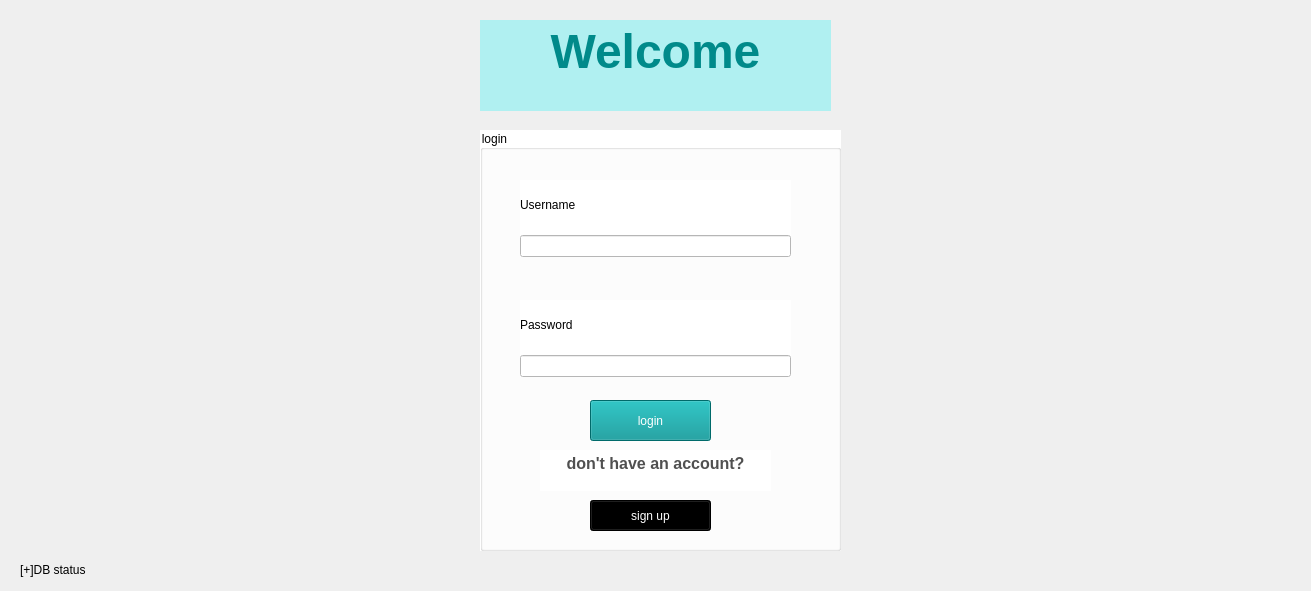
<?xml version="1.0" encoding="UTF-8"?>
<ui version="4.0">
 <class>login</class>
 <widget class="QWidget" name="login">
  <property name="geometry">
   <rect>
    <x>0</x>
    <y>0</y>
    <width>1311</width>
    <height>591</height>
   </rect>
  </property>
  <property name="windowTitle">
   <string>Form</string>
  </property>
  <widget class="QLabel" name="main_label">
   <property name="geometry">
    <rect>
     <x>0</x>
     <y>-10</y>
     <width>1311</width>
     <height>601</height>
    </rect>
   </property>
   <property name="styleSheet">
    <string notr="true">background-image: url(:/bg_image/pos_bg.png);</string>
   </property>
   <property name="text">
    <string/>
   </property>
   <property name="pixmap">
    <pixmap resource="bg_img.qrc">:/bg_image/pos_bg.png</pixmap>
   </property>
   <property name="scaledContents">
    <bool>true</bool>
   </property>
  </widget>
  <widget class="QGroupBox" name="groupBox">
   <property name="geometry">
    <rect>
     <x>480</x>
     <y>130</y>
     <width>361</width>
     <height>421</height>
    </rect>
   </property>
   <property name="styleSheet">
    <string notr="true">background-color: rgb(255, 255, 255);
color: rgb(0, 0, 0);</string>
   </property>
   <property name="title">
    <string>login</string>
   </property>
   <widget class="QPushButton" name="pushButton_login">
    <property name="geometry">
     <rect>
      <x>110</x>
      <y>270</y>
      <width>121</width>
      <height>41</height>
     </rect>
    </property>
    <property name="styleSheet">
     <string notr="true">color: rgb(0, 141, 141);
font: 700 14pt &quot;Segoe UI&quot;;
font: 700 12pt &quot;Segoe UI&quot;;
font: 700 12pt &quot;Segoe UI&quot;;
font: 700 9pt &quot;Segoe UI&quot;;
font: 700 9pt &quot;Segoe UI&quot;;
font: 12pt &quot;Segoe UI&quot;;
color: rgb(255, 255, 255);
background-color: rgb(0, 148, 148);
font: 700 12pt &quot;Segoe UI&quot;;</string>
    </property>
    <property name="text">
     <string>login</string>
    </property>
   </widget>
   <widget class="QPushButton" name="pushButton_signup">
    <property name="geometry">
     <rect>
      <x>110</x>
      <y>370</y>
      <width>121</width>
      <height>31</height>
     </rect>
    </property>
    <property name="styleSheet">
     <string notr="true">background-color: rgb(0, 0, 0);
color: rgb(255, 255, 255);
font: 700 11pt &quot;Segoe UI&quot;;
font: 700 11pt &quot;Segoe UI&quot;;</string>
    </property>
    <property name="text">
     <string>sign up</string>
    </property>
   </widget>
   <widget class="QWidget" name="layoutWidget">
    <property name="geometry">
     <rect>
      <x>40</x>
      <y>50</y>
      <width>271</width>
      <height>77</height>
     </rect>
    </property>
    <layout class="QVBoxLayout" name="verticalLayout">
     <item>
      <widget class="QLabel" name="label_username">
       <property name="styleSheet">
        <string notr="true">font: 13pt &quot;Segoe UI&quot;;
color: rgb(0, 0, 0);</string>
       </property>
       <property name="text">
        <string>Username</string>
       </property>
      </widget>
     </item>
     <item>
      <widget class="QLineEdit" name="lineEdit_username">
       <property name="styleSheet">
        <string notr="true">background-color: rgb(255, 255, 255);
color: rgb(0, 0, 0);
font: 13pt &quot;Segoe UI&quot;;</string>
       </property>
      </widget>
     </item>
    </layout>
   </widget>
   <widget class="QWidget" name="layoutWidget">
    <property name="geometry">
     <rect>
      <x>40</x>
      <y>170</y>
      <width>271</width>
      <height>77</height>
     </rect>
    </property>
    <layout class="QVBoxLayout" name="verticalLayout_2">
     <item>
      <widget class="QLabel" name="label_password">
       <property name="styleSheet">
        <string notr="true">font: 13pt &quot;Segoe UI&quot;;
color: rgb(0, 0, 0);</string>
       </property>
       <property name="text">
        <string>Password</string>
       </property>
      </widget>
     </item>
     <item>
      <widget class="QLineEdit" name="lineEdit_password">
       <property name="styleSheet">
        <string notr="true">background-color: rgb(255, 255, 255);
color: rgb(0, 0, 0);
font: 13pt &quot;Segoe UI&quot;;</string>
       </property>
       <property name="echoMode">
        <enum>QLineEdit::Password</enum>
       </property>
      </widget>
     </item>
    </layout>
   </widget>
   <widget class="QTextBrowser" name="textBrowser_na">
    <property name="geometry">
     <rect>
      <x>60</x>
      <y>320</y>
      <width>231</width>
      <height>41</height>
     </rect>
    </property>
    <property name="styleSheet">
     <string notr="true">background-color: rgb(255, 255, 255);
color: rgb(71, 71, 71);
font: 12pt &quot;Segoe UI&quot;;
color: rgb(0, 0, 0);</string>
    </property>
    <property name="frameShape">
     <enum>QFrame::NoFrame</enum>
    </property>
    <property name="html">
     <string>&lt;!DOCTYPE HTML PUBLIC &quot;-//W3C//DTD HTML 4.0//EN&quot; &quot;http://www.w3.org/TR/REC-html40/strict.dtd&quot;&gt;
&lt;html&gt;&lt;head&gt;&lt;meta name=&quot;qrichtext&quot; content=&quot;1&quot; /&gt;&lt;meta charset=&quot;utf-8&quot; /&gt;&lt;style type=&quot;text/css&quot;&gt;
p, li { white-space: pre-wrap; }
hr { height: 1px; border-width: 0; }
li.unchecked::marker { content: &quot;\2610&quot;; }
li.checked::marker { content: &quot;\2612&quot;; }
&lt;/style&gt;&lt;/head&gt;&lt;body style=&quot; font-family:'Segoe UI'; font-size:12pt; font-weight:400; font-style:normal;&quot;&gt;
&lt;p align=&quot;center&quot; style=&quot; margin-top:0px; margin-bottom:0px; margin-left:0px; margin-right:0px; -qt-block-indent:0; text-indent:0px;&quot;&gt;&lt;span style=&quot; font-weight:700; color:#505050;&quot;&gt;don't have an account?&lt;/span&gt;&lt;/p&gt;&lt;/body&gt;&lt;/html&gt;</string>
    </property>
   </widget>
  </widget>
  <widget class="QTextBrowser" name="textBrowser_welcome">
   <property name="geometry">
    <rect>
     <x>480</x>
     <y>20</y>
     <width>351</width>
     <height>91</height>
    </rect>
   </property>
   <property name="styleSheet">
    <string notr="true">background-color: rgb(176, 240, 241);</string>
   </property>
   <property name="frameShape">
    <enum>QFrame::NoFrame</enum>
   </property>
   <property name="html">
    <string>&lt;!DOCTYPE HTML PUBLIC &quot;-//W3C//DTD HTML 4.0//EN&quot; &quot;http://www.w3.org/TR/REC-html40/strict.dtd&quot;&gt;
&lt;html&gt;&lt;head&gt;&lt;meta name=&quot;qrichtext&quot; content=&quot;1&quot; /&gt;&lt;meta charset=&quot;utf-8&quot; /&gt;&lt;style type=&quot;text/css&quot;&gt;
p, li { white-space: pre-wrap; }
hr { height: 1px; border-width: 0; }
li.unchecked::marker { content: &quot;\2610&quot;; }
li.checked::marker { content: &quot;\2612&quot;; }
&lt;/style&gt;&lt;/head&gt;&lt;body style=&quot; font-family:'Segoe UI'; font-size:9pt; font-weight:400; font-style:normal;&quot;&gt;
&lt;p align=&quot;center&quot; style=&quot; margin-top:0px; margin-bottom:0px; margin-left:0px; margin-right:0px; -qt-block-indent:0; text-indent:0px;&quot;&gt;&lt;span style=&quot; font-size:36pt; font-weight:700; color:#008a8a;&quot;&gt;Welcome&lt;/span&gt;&lt;/p&gt;&lt;/body&gt;&lt;/html&gt;</string>
   </property>
  </widget>
  <widget class="QLabel" name="label_status">
   <property name="geometry">
    <rect>
     <x>20</x>
     <y>560</y>
     <width>251</width>
     <height>20</height>
    </rect>
   </property>
   <property name="styleSheet">
    <string notr="true">color: rgb(0, 0, 0);</string>
   </property>
   <property name="text">
    <string>[+]DB status</string>
   </property>
  </widget>
 </widget>
 <resources>
  <include location="bg_img.qrc"/>
 </resources>
 <connections/>
</ui>
